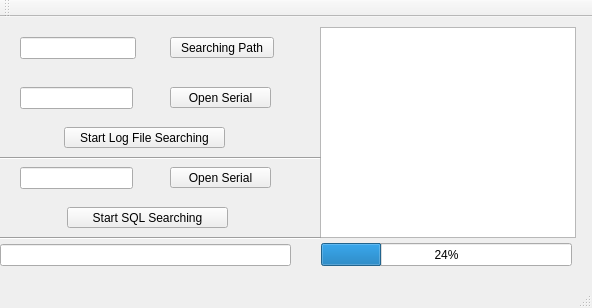
<?xml version="1.0" encoding="UTF-8"?>
<ui version="4.0">
 <class>SerialNo</class>
 <widget class="QMainWindow" name="SerialNo">
  <property name="geometry">
   <rect>
    <x>0</x>
    <y>0</y>
    <width>592</width>
    <height>308</height>
   </rect>
  </property>
  <property name="windowTitle">
   <string>SerialNo</string>
  </property>
  <widget class="QWidget" name="centralWidget">
   <widget class="QLineEdit" name="browseFile">
    <property name="geometry">
     <rect>
      <x>20</x>
      <y>70</y>
      <width>113</width>
      <height>22</height>
     </rect>
    </property>
   </widget>
   <widget class="QPushButton" name="browse">
    <property name="geometry">
     <rect>
      <x>170</x>
      <y>70</y>
      <width>101</width>
      <height>21</height>
     </rect>
    </property>
    <property name="text">
     <string>Open Serial</string>
    </property>
   </widget>
   <widget class="QListWidget" name="pathOpen">
    <property name="geometry">
     <rect>
      <x>320</x>
      <y>10</y>
      <width>256</width>
      <height>211</height>
     </rect>
    </property>
   </widget>
   <widget class="QLineEdit" name="SearchPath">
    <property name="geometry">
     <rect>
      <x>20</x>
      <y>20</y>
      <width>116</width>
      <height>22</height>
     </rect>
    </property>
   </widget>
   <widget class="QPushButton" name="browseDir">
    <property name="geometry">
     <rect>
      <x>170</x>
      <y>20</y>
      <width>104</width>
      <height>21</height>
     </rect>
    </property>
    <property name="text">
     <string>Searching Path</string>
    </property>
   </widget>
   <widget class="QPushButton" name="startSearch">
    <property name="geometry">
     <rect>
      <x>64</x>
      <y>110</y>
      <width>161</width>
      <height>21</height>
     </rect>
    </property>
    <property name="text">
     <string>Start Log File Searching</string>
    </property>
   </widget>
   <widget class="QProgressBar" name="progressBar">
    <property name="geometry">
     <rect>
      <x>321</x>
      <y>226</y>
      <width>251</width>
      <height>23</height>
     </rect>
    </property>
    <property name="value">
     <number>24</number>
    </property>
   </widget>
   <widget class="QPushButton" name="serialOpen">
    <property name="geometry">
     <rect>
      <x>170</x>
      <y>150</y>
      <width>101</width>
      <height>21</height>
     </rect>
    </property>
    <property name="text">
     <string>Open Serial</string>
    </property>
   </widget>
   <widget class="QPushButton" name="startSqlSearching">
    <property name="geometry">
     <rect>
      <x>67</x>
      <y>190</y>
      <width>161</width>
      <height>21</height>
     </rect>
    </property>
    <property name="text">
     <string>Start SQL Searching</string>
    </property>
   </widget>
   <widget class="QLineEdit" name="serialedit">
    <property name="geometry">
     <rect>
      <x>20</x>
      <y>150</y>
      <width>113</width>
      <height>22</height>
     </rect>
    </property>
   </widget>
   <widget class="Line" name="line">
    <property name="geometry">
     <rect>
      <x>0</x>
      <y>133</y>
      <width>321</width>
      <height>16</height>
     </rect>
    </property>
    <property name="orientation">
     <enum>Qt::Horizontal</enum>
    </property>
   </widget>
   <widget class="Line" name="line_2">
    <property name="geometry">
     <rect>
      <x>0</x>
      <y>213</y>
      <width>321</width>
      <height>16</height>
     </rect>
    </property>
    <property name="orientation">
     <enum>Qt::Horizontal</enum>
    </property>
   </widget>
   <widget class="QLineEdit" name="cmdOutput">
    <property name="geometry">
     <rect>
      <x>0</x>
      <y>227</y>
      <width>291</width>
      <height>22</height>
     </rect>
    </property>
   </widget>
  </widget>
  <widget class="QMenuBar" name="menuBar">
   <property name="geometry">
    <rect>
     <x>0</x>
     <y>0</y>
     <width>592</width>
     <height>19</height>
    </rect>
   </property>
  </widget>
  <widget class="QToolBar" name="mainToolBar">
   <attribute name="toolBarArea">
    <enum>TopToolBarArea</enum>
   </attribute>
   <attribute name="toolBarBreak">
    <bool>false</bool>
   </attribute>
  </widget>
  <widget class="QStatusBar" name="statusBar"/>
 </widget>
 <layoutdefault spacing="6" margin="11"/>
 <resources/>
 <connections/>
</ui>
